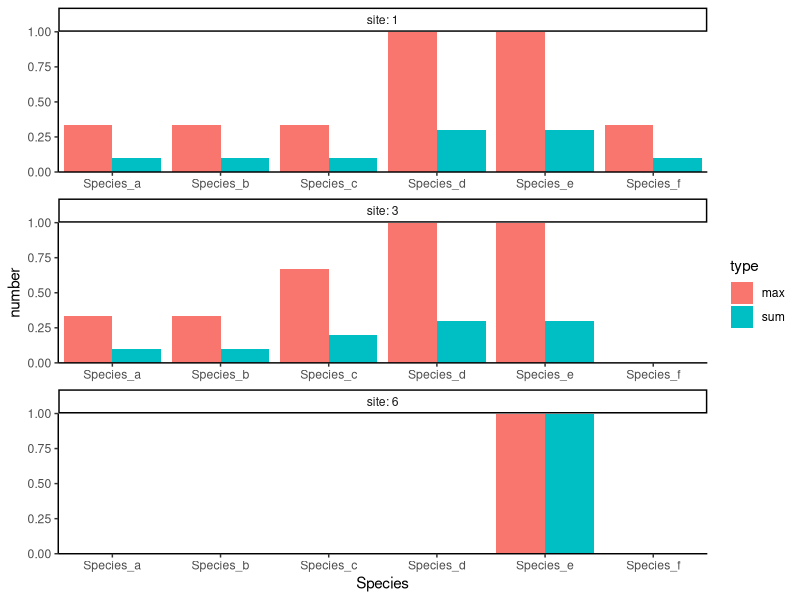
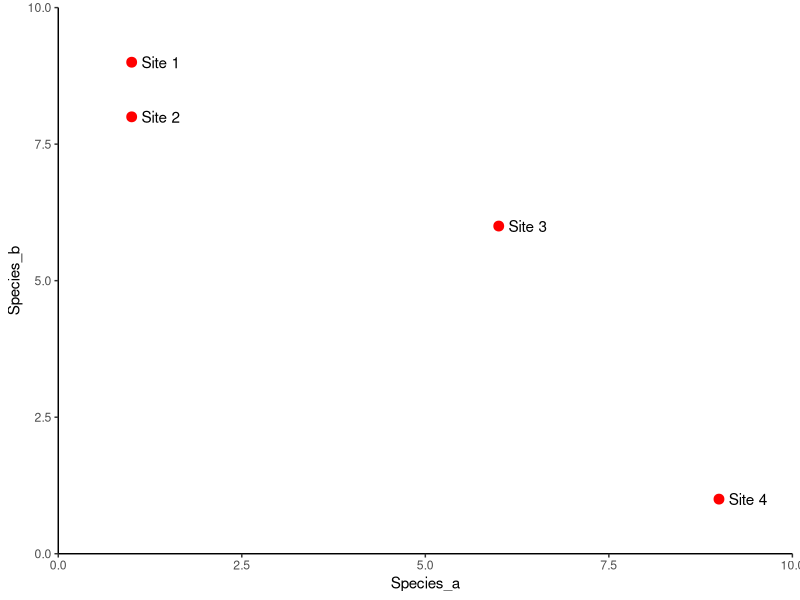

The R source for these figures, in order: (Note: this script raises an error after producing the figures.)
## ---- chunk 1
knitr::opts_chunk$set(echo = TRUE)
## ---- chunk 2
library(tidyverse)
library(vegan)
## ---- chunk 3
rawdata<-matrix(c(1,1,1,3,3,1,
                2,2,4,6,6,0,
                10,10,20,30, 30,0,
                3,3,2,1,1,0,
                0,0,0,0,1,0,
                0,0,0,0,20,0), 6, byrow =T)

colnames(rawdata)<- paste("Species",letters[1:6], sep = "_")

rowsum.data <- rawdata / apply(rawdata,1,sum)
rowmax.data <- rawdata / apply(rawdata,1,max)
## ---- chunk 4

rowsum.df <- as.data.frame(rowsum.data)
rowsum.df$type = "sum"
rowsum.df$site = 1:nrow(rowsum.df)

rowmax.df <- as.data.frame(rowmax.data)
rowmax.df$type = "max"
rowmax.df$site = 1:nrow(rowmax.df)

rowall.df <- rbind(rowsum.df, rowmax.df )


rowall.df %>% 
  gather(Species, number, contains("Species")) -> rowall.long

ggplot(data = rowall.long %>% filter(site %in% c(1,3,6))) + 
  geom_bar(aes(x = Species, y = number, fill = type), stat = "identity", position = "dodge") + 
  facet_wrap(~site, ncol = 1, scales = "free", labeller = label_both) +
  coord_cartesian(ylim = c(0,1), xlim = c(0.5,6.5), expand = FALSE) +
  theme_classic()

## ---- chunk 5
colmax.data <- rawdata %*% diag(1/apply(rawdata,2,max))

colmax.data

# or use vegan::decostand()
decostand(rawdata, method = "max", MARGIN = 2)
## ---- chunk 6
mvals<-apply(rawdata, 2, mean)
sdvals<-apply(rawdata, 2, sd)

centered <- sweep(rawdata, 2, colMeans(rawdata))
sweep(centered, 2, sdvals, `/`)

scale(rawdata, center = TRUE, scale = TRUE)

decostand(rawdata, method = "standardize", MARGIN = 2)
## ---- chunk 7

decostand(rawdata, method = "normalize")
## ---- chunk 8
hell_data <- sqrt(rawdata / apply(rawdata,1,sum))

hell_data

decostand(rawdata, method = "hellinger")
## ---- chunk 9
col.max<-apply(rawdata,2,max)

wdt_data.1 <- rawdata %*% diag(1 /col.max)

row.ttl<-apply(wdt_data.1,1,sum)

wdt_data <- wdt_data.1 / row.ttl

wdt_data

wisconsin(rawdata)
## ---- chunk 10
hyp_data <- matrix(c(1,9,1,8,6,6,9,1), byrow = TRUE, ncol = 2)
colnames(hyp_data) <- c("Species_a", "Species_b")
hyp_data
## ---- chunk 11
ggplot(data = as.data.frame(hyp_data)) + 
  geom_point(aes(x = Species_a, y = Species_b), size = 3, colour = "red") + 
  geom_text(aes(x = Species_a, y = Species_b, label = paste("Site",1:4), hjust = -0.25)) +
  coord_cartesian(xlim = c(0,10), ylim = c(0,10), expand = F) + 
  theme_classic()
## ---- chunk 12
euc_dist<- function(x,y){
  h = sqrt(x^2 + y^2) #Pythagorean theorom 
  return(h)
}

euc_dist(hyp_data[,"Species_a"], hyp_data[,"Species_b"])
## ---- chunk 13
dist(hyp_data)
## ---- chunk 14

poss<-as.matrix(expand.grid(c(1,2,3), c(2,3,4)))
hyp_data[poss]

ggplot(data = as.data.frame(hyp_data)) + 
  geom_point(aes(x = Species_a, y = Species_b), size = 3, colour = "red") + 
  geom_segment(data = hyp_data.dist[del==0,],aes(x = x, xend = xend, y = y, yend = yend), linetype = "dashed") +
  geom_text(aes(x = Species_a, y = Species_b, label = paste("Site",1:4), hjust = -0.25)) +
  coord_cartesian(xlim = c(0,10), ylim = c(0,10), expand = F) + 
  theme_classic()

